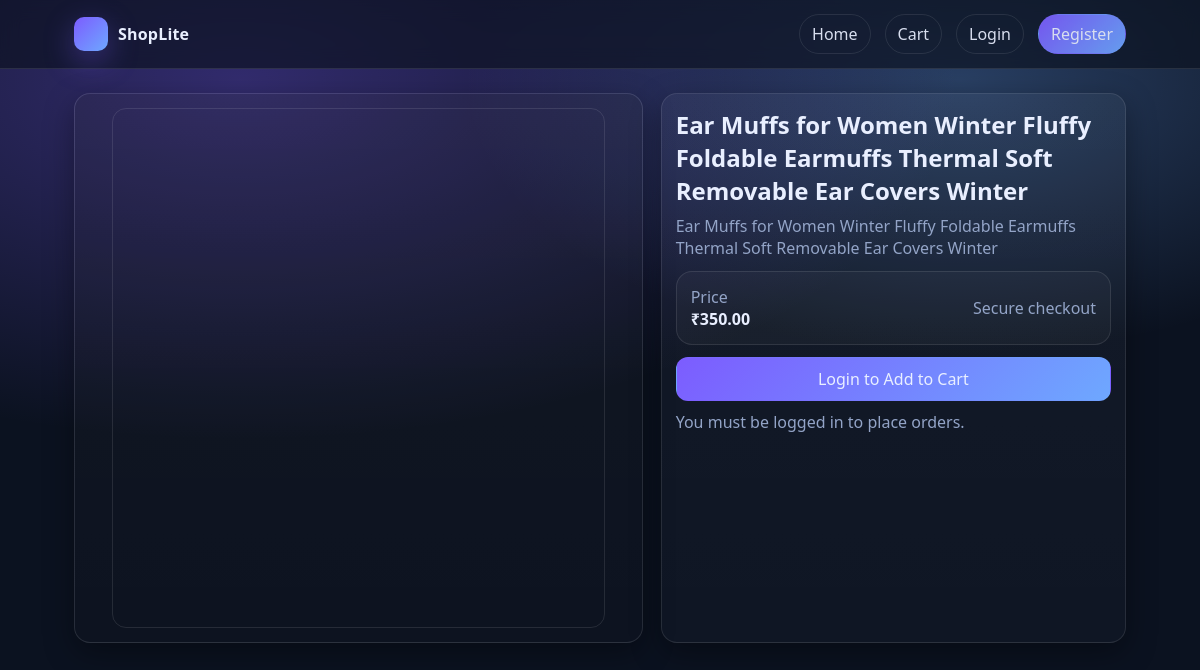
Screenshot of /products/2/ with the database file from the repository.
### store/models.py (models this page shows, shortened)
class Product(models.Model):
    name = models.CharField(max_length=200)
    description = models.TextField(blank=True)
    price = models.DecimalField(max_digits=10, decimal_places=2)
    image = models.ImageField(upload_to='products/', blank=True, null=True)
    is_active = models.BooleanField(default=True)
    created_at = models.DateTimeField(auto_now_add=True)

### store/views.py (the view)
# urls.py: path('products/<int:product_id>/', views.product_detail, name='product_detail'),
def product_detail(request, product_id: int):
    product = get_object_or_404(Product, pk=product_id, is_active=True)
    return render(request, 'store/product_detail.html', {'product': product})

### templates/store/product_detail.html (shortened to what this page needs)
{% extends 'base.html' %}
{% block content %}
  <div class="grid" style="grid-template-columns: 1.1fr .9fr; gap:18px">
    <div class="card">
      {% if product.image %}
        <div class="image-frame">
          <img class="product-img detail" src="{{ product.image.url }}" alt="{{ product.name }}" loading="lazy" decoding="async">
        </div>
      {% else %}
        <div class="product-img placeholder" style="height:360px">No image</div>
      {% endif %}
    </div>
    <div class="card">
      <div class="card-body">
        <h2 style="margin:0 0 8px">{{ product.name }}</h2>
        <div class="muted" style="margin-bottom:10px">{{ product.description|default:"No description." }}</div>
        <div class="total-box" style="margin:12px 0">
          <div>
            <div class="muted">Price</div>
            <div class="price">₹{{ product.price }}</div>
          </div>
          <div class="muted">Secure checkout</div>
        </div>
        {% if user.is_authenticated %}
          <form method="post" action="{% url 'add_to_cart' product.id %}">
            {% csrf_token %}
            <button class="btn primary full" type="submit">Add to Cart</button>
          </form>
        {% else %}
          <a class="btn primary full" href="{% url 'login' %}?next={% url 'product_detail' product.id %}">Login to Add to Cart</a>
          <div class="muted" style="margin-top:10px">You must be logged in to place orders.</div>
        {% endif %}
      </div>
    </div>
  </div>
{% endblock %}

### static/css/styles.css (style rules this page uses)
:root { --bg:#0b1220; --card:#0f1a33; --muted:#93a4c7; --text:#e9efff; --brand:#6ea8ff; --brand2:#7c5cff; --danger:#ff5c7a; --ok:#22c55e; --border:rgba(255,255,255,.10); --shadow: 0 10px 30px rgba(0,0,0,.35); }
* { box-sizing:border-box }
html,body { height:100% }
body { margin:0; font-family: system-ui, -apple-system, Segoe UI, Roboto, Arial, sans-serif; color:var(--text); background: radial-gradient(1200px 600px at 20% 10%, rgba(124,92,255,.35), transparent 60%), radial-gradient(900px 500px at 80% 10%, rgba(110,168,255,.30), transparent 55%), var(--bg); }
a { color:inherit;text-decoration:none }
.grid { display:grid;gap:18px }
.card { background: linear-gradient(180deg, rgba(255,255,255,.04), rgba(255,255,255,.02)); border:1px solid var(--border); border-radius:16px; box-shadow: var(--shadow); overflow:hidden; }
.card-body { padding:14px }
.muted { color:var(--muted) }
.price { font-weight:850 }
.product-img { width:100%; height:190px; aspect-ratio: 1 / 1; object-fit:cover; object-position:center; display:block; background: rgba(255,255,255,.05); }
.product-img.detail { width:auto; height:auto; max-width:100%; max-height:min(520px, 70vh); aspect-ratio: auto; object-fit: contain; background: transparent; border:1px solid var(--border); border-radius:14px; }
.image-frame { display:flex; align-items:center; justify-content:center; padding:14px; background: rgba(0,0,0,.12); }
.btn { display:inline-flex;align-items:center;justify-content:center;gap:8px; padding:10px 14px;border-radius:12px;border:1px solid var(--border); background: rgba(255,255,255,.03); color:var(--text);cursor:pointer; }
.btn.primary { border-color:transparent;background:linear-gradient(135deg,var(--brand2),var(--brand)) }
.btn.full { width:100% }
.total-box { display:flex;align-items:center;justify-content:space-between;gap:12px;padding:14px;border-radius:16px;border:1px solid var(--border);background:rgba(255,255,255,.03) }

### rows the page displays
Product: image (picture), name "Ear Muffs for Women Winter Fluffy Foldable Earmuffs Thermal Soft Removable Ear Covers Winter", description "Ear Muffs for Women Winter Fluffy Foldable Earmuffs Thermal Soft Removable Ear Covers Winter", price "350.00"
